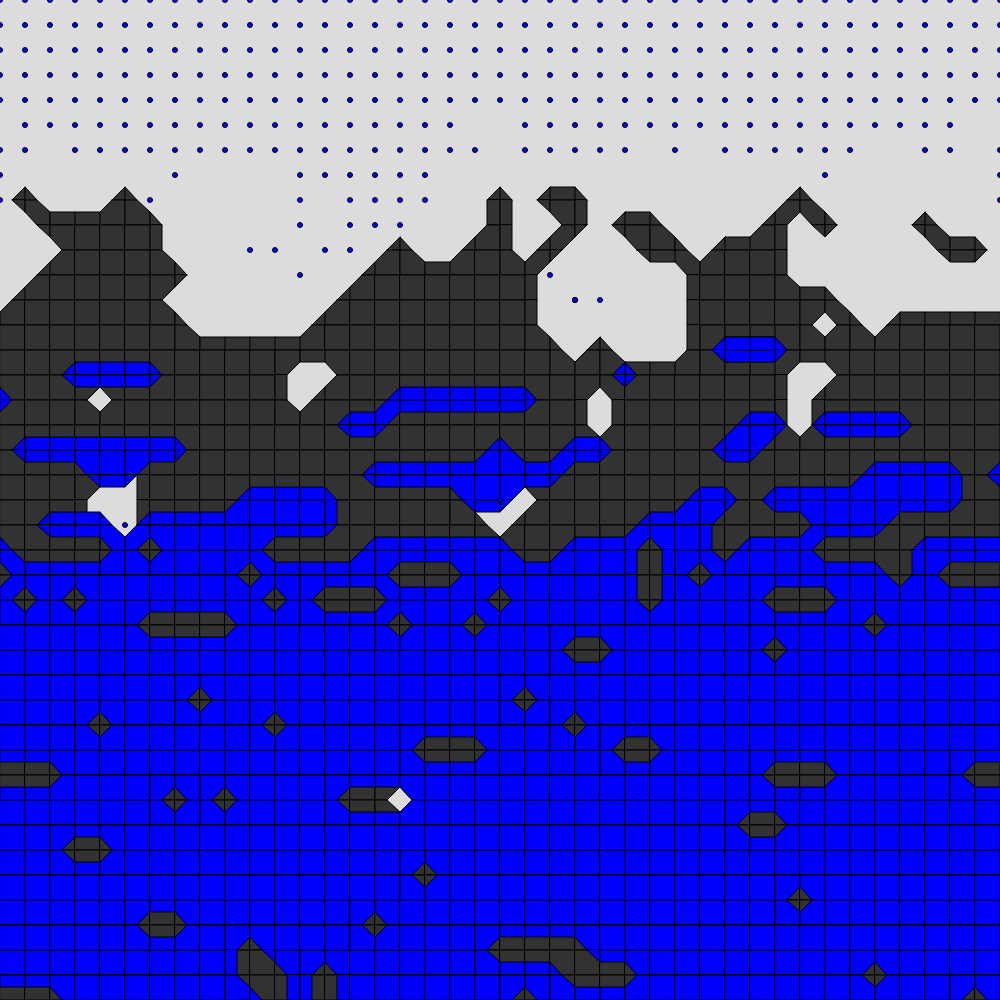
Frame 1 (no input)
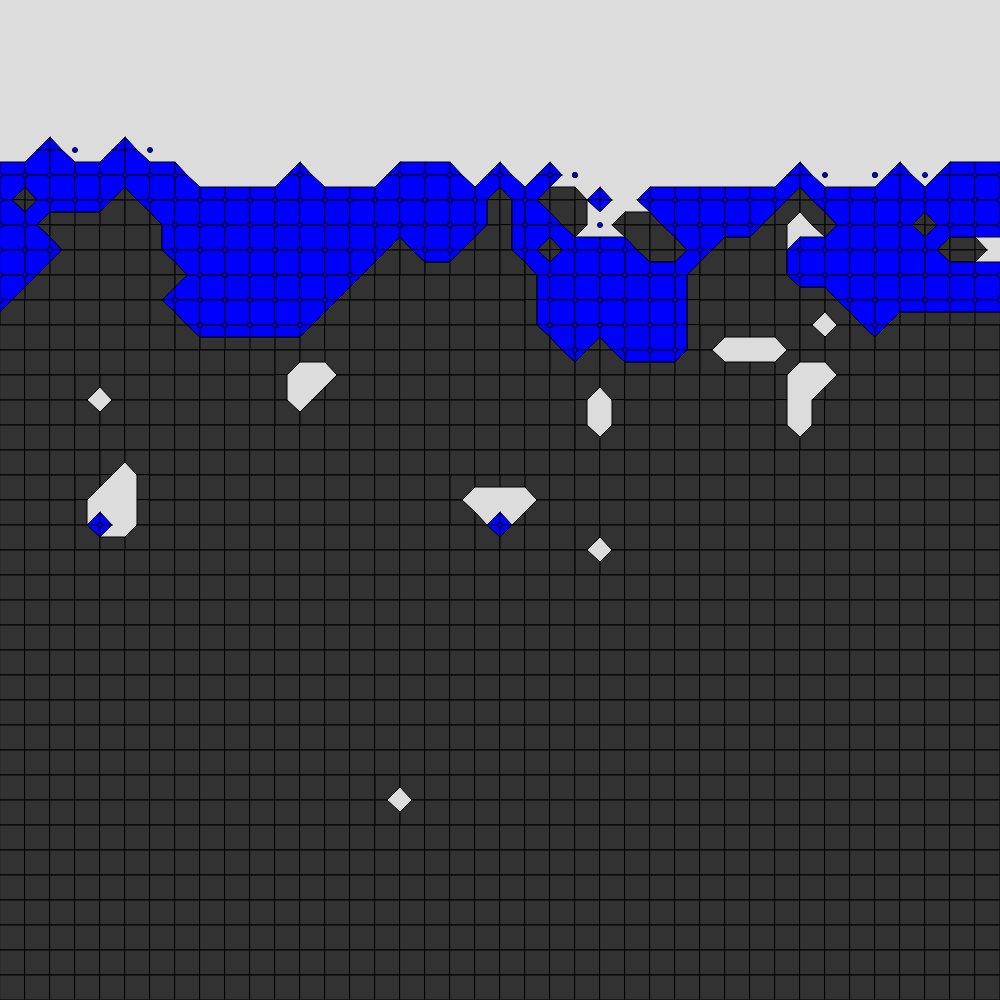
Frame 60 (no input)
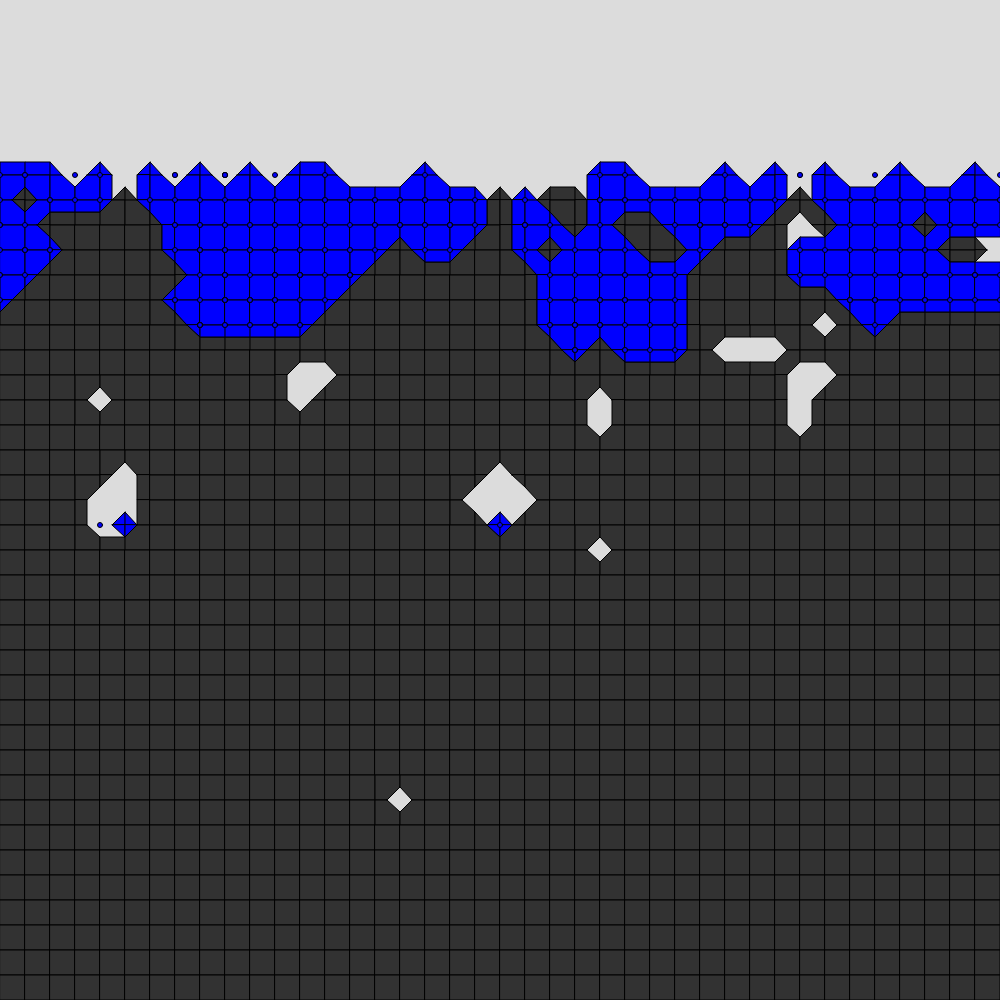
Frame 120 (the mouse pressed at the canvas centre since frame 60)

The p5.js sketch that drew these frames (run headless with seeded random() and noise() and a simulated clock; from frame 60 on, the mouse is pressed at the canvas centre):

// p5.js sketch
// ── sketch.js
const canvas_width = 1000;
const canvas_height = 1000;

//marching squares with water
var drew_once = false;
var noise_img;
var rez = 40;
var threshold = 128;
var previous_frame;
var step;
var half_step;

class Water {
    constructor(x, y) {
        this.x = x
        this.y = y
        this.radius = 5;
    }

    step(img) {
        var n = Math.floor((Math.random() * 2) + 1);
        var cheat = 0;
        if (this.y + step == height || this.x + step == width) { cheat = 1; }

        // check to move down
        let value = img.get(this.x, this.y + step - cheat);
        if (value[0] > 200) {
            this.y += height / rez;
            n = 0
        }

        // check to move right or left
        value = img.get(this.x + step - cheat, this.y);
        if (value[0] > 200 && n == 2) {
            this.x += width / rez;
        }
        value = img.get(this.x - step, this.y);
        if (value[0] > 200 && n == 1) {
            this.x -= width / rez;
        }

        this.draw();
    }

    draw() {
        fill(color(0, 0, 255));
        circle(this.x, this.y, this.radius);
    }
}
var water = [];


function setup() {
    createCanvas(canvas_width, canvas_height);

    step = Math.round(width / rez);
    half_step = Math.round(step / 2);

    pixelDensity(1);
    stroke(0);
    noise_img = perlinNoise();
    previous_frame = get();
}


function draw() {
    background(220);
    march(noise_img, rez, previous_frame);

    water.forEach(w => {
        w.step(previous_frame);
    })

    previous_frame = get();
}

function mousePressed() {
    noise_img.loadPixels();
    var pos = [mouseX, mouseY, 30]
    for (var x = 0; x < noise_img.width; x++) {
        for (var y = 0; y < noise_img.height; y++) {
            if ((x - pos[0]) * (x - pos[0]) + (y - pos[1]) * (y - pos[1]) <= (pos[2] * pos[2])) {
                let index = (x + y * width) * 4;
                noise_img.pixels[index] = 0;
                noise_img.pixels[index + 1] = 0;
                noise_img.pixels[index + 2] = 0;
                noise_img.pixels[index + 3] = 255;
            }

        }
    }
    noise_img.updatePixels();
    redraw();
}

function drawState(state, fill_color, a, b, c, d, x, y, step) {
    switch (state) {
        case 0:
            break;
        case 1:
            fill(fill_color)
            triangle(c[0], c[1], d[0], d[1], x - step, y);
            break;
        case 2:
            fill(fill_color);
            triangle(b[0], b[1], c[0], c[1], x, y);
            break;
        case 3:
            fill(fill_color);
            quad(b[0], b[1], d[0], d[1], x - step, y, x, y);
            break;
        case 4:
            fill(fill_color);
            triangle(a[0], a[1], b[0], b[1], x, y - step);
            break;
        case 5:
            fill(fill_color);
            beginShape();
            vertex(a[0], a[1]);
            vertex(d[0], d[1]);
            vertex(x - step, y);
            vertex(c[0], c[1]);
            vertex(b[0], b[1]);
            vertex(x, y - step);
            endShape(CLOSE);
            break;
        case 6:
            fill(fill_color);
            quad(a[0], a[1], c[0], c[1], x, y, x, y - step);
            break;
        case 7:
            fill(fill_color);
            beginShape();
            vertex(a[0], a[1]);
            vertex(d[0], d[1]);
            vertex(x - step, y);
            vertex(x, y);
            vertex(x, y - step);
            endShape(CLOSE);
            break;
        case 8:
            fill(fill_color);
            triangle(a[0], a[1], d[0], d[1], x - step, y - step);
            break;
        case 9:
            fill(fill_color);
            quad(a[0], a[1], c[0], c[1], x - step, y, x - step, y - step);
            break;
        case 10:
            fill(fill_color);
            beginShape();
            vertex(d[0], d[1]);
            vertex(c[0], c[1]);
            vertex(x, y);
            vertex(b[0], b[1]);
            vertex(a[0], a[1]);
            vertex(x - step, y - step);
            endShape(CLOSE);
            break;
        case 11:
            fill(fill_color);
            beginShape();
            vertex(a[0], a[1]);
            vertex(b[0], b[1]);
            vertex(x, y);
            vertex(x - step, y);
            vertex(x - step, y - step);
            endShape(CLOSE);
            break;
        case 12:
            fill(fill_color);
            quad(b[0], b[1], d[0], d[1], x - step, y - step, x, y - step);
            break;
        case 13:
            fill(fill_color);
            beginShape();
            vertex(b[0], b[1]);
            vertex(c[0], c[1]);
            vertex(x - step, y);
            vertex(x - step, y - step);
            vertex(x, y - step);
            endShape(CLOSE);
            break;
        case 14:
            fill(fill_color);
            beginShape();
            vertex(c[0], c[1]);
            vertex(d[0], d[1]);
            vertex(x - step, y - step);
            vertex(x, y - step);
            vertex(x, y);
            endShape(CLOSE);
            break;
        case 15:
            fill(fill_color);
            rect(x - step, y - step, step, step);
            break;
    }
}

function createNDimArray(dimensions) {
    if (dimensions.length > 0) {
        var dim = dimensions[0];
        var rest = dimensions.slice(1);
        var newArray = new Array();
        for (var i = 0; i < dim; i++) {
            newArray[i] = createNDimArray(rest);
        }
        return newArray;
    } else {
        return undefined;
    }
}

function getState(a, b, c, d) {
    var value = a * 8 + b * 4 + c * 2 + d * 1;
    return value;
}

function march(img, rez, pre_frame) {

    var square_colors = createNDimArray([rez + 1, rez + 1]);
    var square_colors_water = createNDimArray([rez + 1, rez + 1]);

    for (var row = 0; row < rez + 1; row++) {
        for (var column = 0; column < rez + 1; column++) {

            var y = Math.round(step * row);
            var x = Math.round(step * column);
            var square_color = 0;
            let index = (x + y * width) * 4;

            let cheat = 0;
            if (y == height || x == width) { cheat = 1; }
            let p = pre_frame.get(x - cheat, y - cheat);

            if (img.pixels[index] >= threshold) {
                square_color = 1;
                square_colors[column][row] = 1;
            }
            else {
                square_color = 0;
                square_colors[column][row] = 0;
            }

            if (p[2] == 255) {
                square_color_water = 1;
                square_colors_water[column][row] = 1;
            }
            else {
                square_color_water = 0;
                square_colors_water[column][row] = 0;
            }

            if (drew_once == false && img.pixels[index] < 80) {
                water.push(new Water(x, y));
            }

            a = [x - half_step, y - step];
            b = [x, y - half_step];
            c = [x - half_step, y];
            d = [x - step, y - half_step];

            var state_blocks = 0;
            var state_water = 0;
            if (column != 0 && row != 0) {
                state_blocks = getState(square_colors[column - 1][row - 1], square_colors[column][row - 1], square_colors[column][row], square_colors[column - 1][row]);
                state_water = getState(square_colors_water[column - 1][row - 1], square_colors_water[column][row - 1], square_colors_water[column][row], square_colors_water[column - 1][row]);
            }

            drawState(state_blocks, 50, a, b, c, d, x, y, step);
            drawState(state_water, color(0, 0, 255), a, b, c, d, x, y, step);

        }

    }
    drew_once = true;
}

function perlinNoise() {
    var img = createImage(width + step, height + step);
    var yOffset = 0.0;
    img.loadPixels();

    for (var x = 0; x < img.width; x++) {
        var xOffset = 0.0;
        for (var y = 0; y < img.height; y++) {
            var noise_value = noise(xOffset, yOffset) * y;
            let index = (x + y * width) * 4;
            img.pixels[index] = noise_value;
            img.pixels[index + 1] = noise_value;
            img.pixels[index + 2] = noise_value;
            img.pixels[index + 3] = 255;

            xOffset += 0.01;
        }
        yOffset += 0.01;
    }
    img.updatePixels();
    image(img, 0, 0);
    return img;
}
